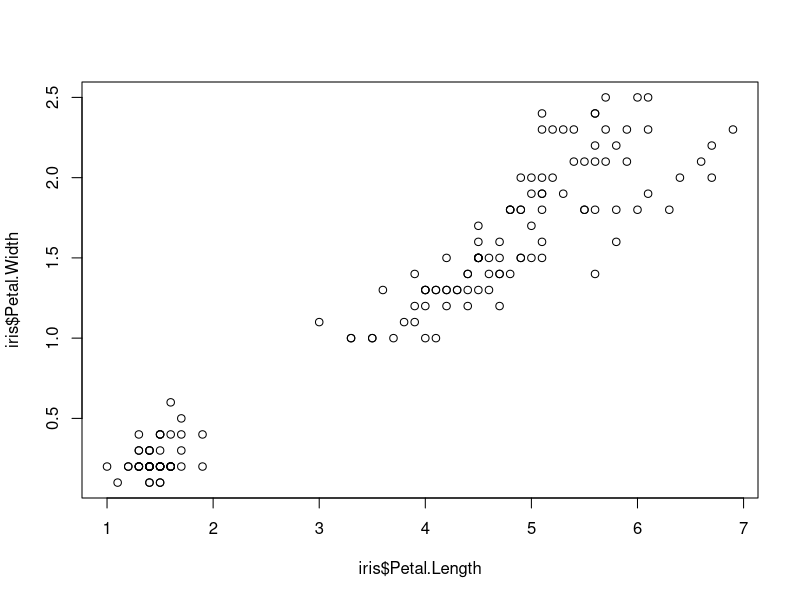
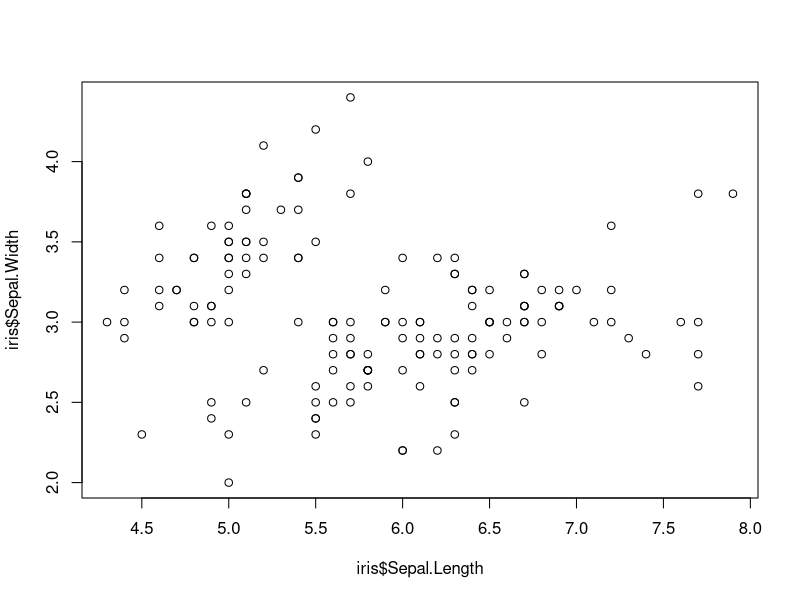

Here is the R script that generated these plots, in order:
setwd("~/Documents/R_tutorials")

jpeg("petal_length_vs_petal_width.jpg") # You can replace jpeg with pdf,bmp and postscript
plot(iris$Petal.Length,iris$Petal.Width)
dev.off()

png("sepal_length_vs_sepal_width.png") # You can replace png with pdf,jpeg,bmp and postscript
plot(iris$Sepal.Length,iris$Sepal.Width)
dev.off()
